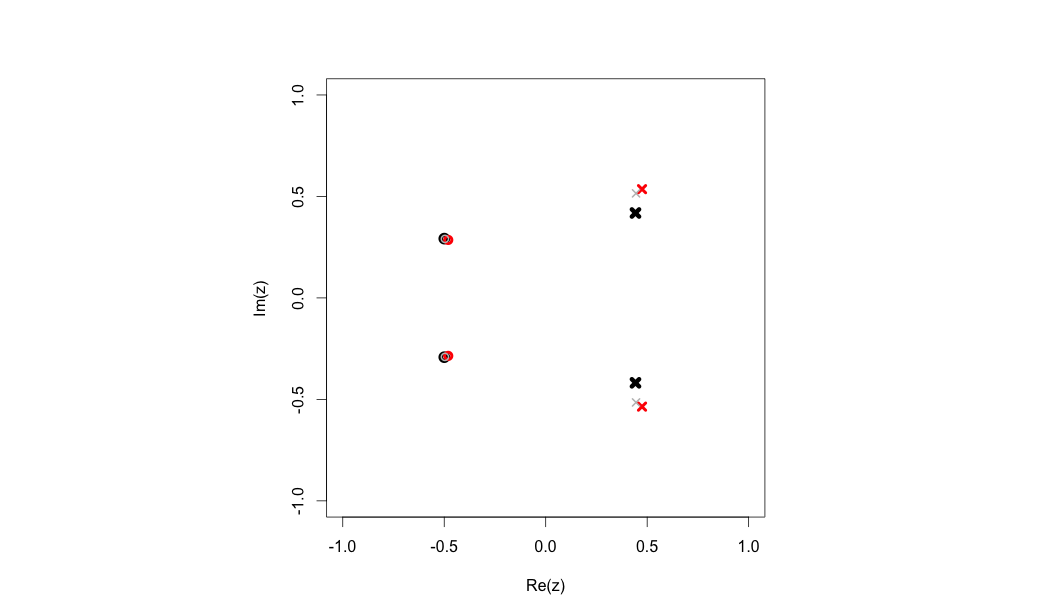

This figure's R source:
    #30332
    library(signal)
    library(tseries)
    
    # Create a time series that is not just white noise
    T <- 1000
    
    do_plot <- 1
    
    #for (k in seq(1,100))
    {
      x <- rnorm(T, 0, 1)
      bf <- butter(4,0.41)
      y <- filter(bf$b, bf$a, x)
      
      # Split data in two and compare ARIMA models
      L2 <- length(y)/2
      y1 <- y[100:L2] # Start away from 1 to avoid startup transients
      y2 <- y[(L2+1):length(y)]
      
      orders <- c(3,0,3)
      
      # First half
      tryCatch(
      {arima1 <- arima(y1, order = orders)},
      warning = function(w) {  },
      error = function(e) {  },
      finally = {});
      
      all_1 <- coefficients(arima1)
      num_1 <- all_1[4:6]
      den_1 <- all_1[1:3]
      
      # Second half
      tryCatch(
      {arima2 <- arima(y2, order = orders)},
      warning = function(w) {  },
      error = function(e) {  },
      finally = {});
    
      all_2 <- coefficients(arima2)
      num_2 <- all_2[4:6]
      den_2 <- all_2[1:3]
      
      # All data
      arima_tot <- arima(y, order = orders)
      all_tot <- coefficients(arima_tot)
      num_tot <- all_tot[4:6]
      den_tot <- all_tot[1:3]
      
      # Plot  boundaries
      xs <- c(-1,1)
      ys <- xs
      
      if (do_plot == 1)
      {
        par(mfrow=c(1,1), pty='s')
        plot(roots(den_1), xlim=xs, ylim=xs, lwd = 6, pch=4, xlab="Re(z)", ylab="Im(z)")
        do_plot <- 0
      }
      else
      {
        points(roots(den_1), lwd = 6, pch=4)
      }
      points(roots(den_2), lwd = 4, col="red", pch=4)
      points(roots(den_tot), lwd = 2, col="grey", pch=4)
      
      points(roots(num_1), lwd = 6, pch=1)
      points(roots(num_2), lwd = 4, col="red", pch=1)
      points(roots(num_tot), lwd = 2, col="grey", pch=1)
    }
    
    
    par(pty="m")
    subtract_num <- conv(num_1, den_2) - conv(num_2, den_1)
    subtract_den <- conv(den_1, den_2)
    
    freqz(subtract_num, subtract_den)
    
